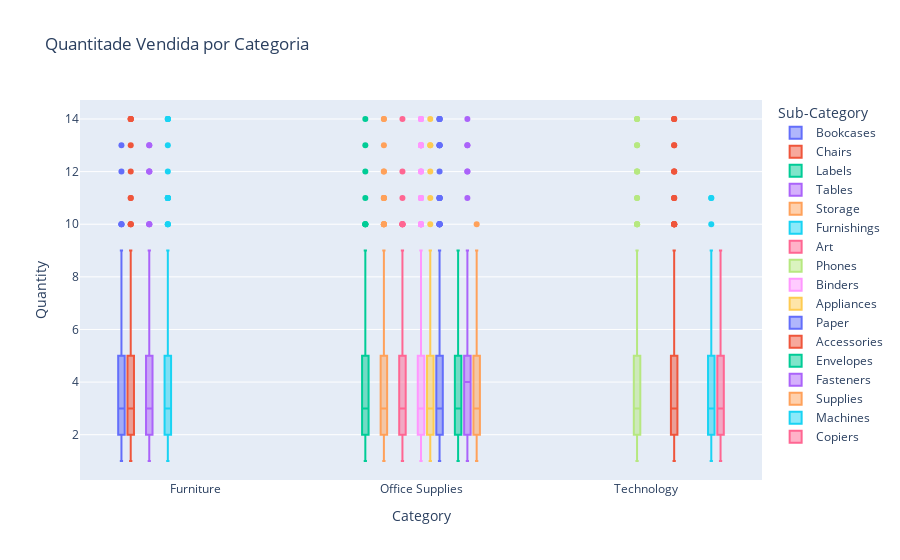
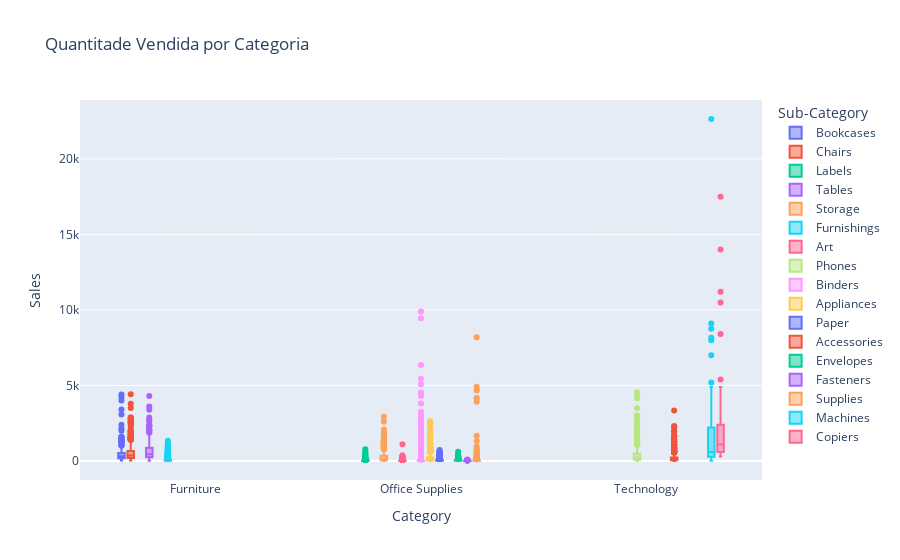
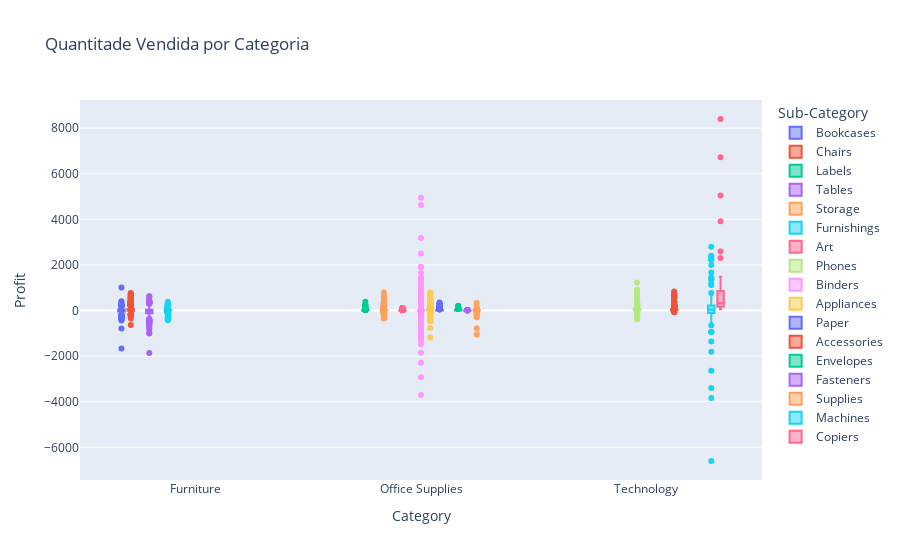

Notebook code cell kept with these figures, in order:
### Code cell
fig2 = px.box(df_loja_base, x="Category", y="Quantity", color="Sub-Category", title="Quantitade Vendida por Categoria", points="all")
display(fig2)

fig2 = px.box(df_loja_base, x="Category", y="Sales", color="Sub-Category", title="Quantitade Vendida por Categoria",)
display(fig2)

fig3 = px.box(df_loja_base, x="Category", y="Profit", color="Sub-Category", title="Quantitade Vendida por Categoria")
display(fig3)

### Figure 1 — Plotly figure (JSON) as saved in the notebook; plotly's stock layout.template omitted (floating-point values rounded to 4 significant figures; data arrays with more than 128 entries replaced by an {"elided": "..."} marker saying what was removed)
{"data": [{"alignmentgroup": "True", "hovertemplate": "Sub-Category=Bookcases<br>Category=%{x}<br>Quantity=%{y}<extra></extra>", "legendgroup": "Bookcases", "marker": {"color": "#636efa"}, "name": "Bookcases", "notched": false, "offsetgroup": "Bookcases", "orientation": "v", "showlegend": true, "type": "box", "x": {"elided": "228 str values"}, "x0": " ", "xaxis": "x", "y": {"elided": "228 int values"}, "y0": " ", "yaxis": "y"}, {"alignmentgroup": "True", "hovertemplate": "Sub-Category=Chairs<br>Category=%{x}<br>Quantity=%{y}<extra></extra>", "legendgroup": "Chairs", "marker": {"color": "#EF553B"}, "name": "Chairs", "notched": false, "offsetgroup": "Chairs", "orientation": "v", "showlegend": true, "type": "box", "x": {"elided": "617 str values"}, "x0": " ", "xaxis": "x", "y": {"elided": "617 int values"}, "y0": " ", "yaxis": "y"}, {"alignmentgroup": "True", "hovertemplate": "Sub-Category=Labels<br>Category=%{x}<br>Quantity=%{y}<extra></extra>", "legendgroup": "Labels", "marker": {"color": "#00cc96"}, "name": "Labels", "notched": false, "offsetgroup": "Labels", "orientation": "v", "showlegend": true, "type": "box", "x": {"elided": "364 str values"}, "x0": " ", "xaxis": "x", "y": {"elided": "364 int values"}, "y0": " ", "yaxis": "y"}, {"alignmentgroup": "True", "hovertemplate": "Sub-Category=Tables<br>Category=%{x}<br>Quantity=%{y}<extra></extra>", "legendgroup": "Tables", "marker": {"color": "#ab63fa"}, "name": "Tables", "notched": false, "offsetgroup": "Tables", "orientation": "v", "showlegend": true, "type": "box", "x": {"elided": "319 str values"}, "x0": " ", "xaxis": "x", "y": {"elided": "319 int values"}, "y0": " ", "yaxis": "y"}, {"alignmentgroup": "True", "hovertemplate": "Sub-Category=Storage<br>Category=%{x}<br>Quantity=%{y}<extra></extra>", "legendgroup": "Storage", "marker": {"color": "#FFA15A"}, "name": "Storage", "notched": false, "offsetgroup": "Storage", "orientation": "v", "showlegend": true, "type": "box", "x": {"elided": "846 str values"}, "x0": " ", "xaxis": "x", "y": {"elided": "846 int values"}, "y0": " ", "yaxis": "y"}, {"alignmentgroup": "True", "hovertemplate": "Sub-Category=Furnishings<br>Category=%{x}<br>Quantity=%{y}<extra></extra>", "legendgroup": "Furnishings", "marker": {"color": "#19d3f3"}, "name": "Furnishings", "notched": false, "offsetgroup": "Furnishings", "orientation": "v", "showlegend": true, "type": "box", "x": {"elided": "957 str values"}, "x0": " ", "xaxis": "x", "y": {"elided": "957 int values"}, "y0": " ", "yaxis": "y"}, {"alignmentgroup": "True", "hovertemplate": "Sub-Category=Art<br>Category=%{x}<br>Quantity=%{y}<extra></extra>", "legendgroup": "Art", "marker": {"color": "#FF6692"}, "name": "Art", "notched": false, "offsetgroup": "Art", "orientation": "v", "showlegend": true, "type": "box", "x": {"elided": "796 str values"}, "x0": " ", "xaxis": "x", "y": {"elided": "796 int values"}, "y0": " ", "yaxis": "y"}, {"alignmentgroup": "True", "hovertemplate": "Sub-Category=Phones<br>Category=%{x}<br>Quantity=%{y}<extra></extra>", "legendgroup": "Phones", "marker": {"color": "#B6E880"}, "name": "Phones", "notched": false, "offsetgroup": "Phones", "orientation": "v", "showlegend": true, "type": "box", "x": {"elided": "889 str values"}, "x0": " ", "xaxis": "x", "y": {"elided": "889 int values"}, "y0": " ", "yaxis": "y"}, {"alignmentgroup": "True", "hovertemplate": "Sub-Category=Binders<br>Category=%{x}<br>Quantity=%{y}<extra></extra>", "legendgroup": "Binders", "marker": {"color": "#FF97FF"}, "name": "Binders", "notched": false, "offsetgroup": "Binders", "orientation": "v", "showlegend": true, "type": "box", "x": {"elided": "1523 str values"}, "x0": " ", "xaxis": "x", "y": {"elided": "1523 int values"}, "y0": " ", "yaxis": "y"}, {"alignmentgroup": "True", "hovertemplate": "Sub-Category=Appliances<br>Category=%{x}<br>Quantity=%{y}<extra></extra>", "legendgroup": "Appliances", "marker": {"color": "#FECB52"}, "name": "Appliances", "notched": false, "offsetgroup": "Appliances", "orientation": "v", "showlegend": true, "type": "box", "x": {"elided": "466 str values"}, "x0": " ", "xaxis": "x", "y": {"elided": "466 int values"}, "y0": " ", "yaxis": "y"}, {"alignmentgroup": "True", "hovertemplate": "Sub-Category=Paper<br>Category=%{x}<br>Quantity=%{y}<extra></extra>", "legendgroup": "Paper", "marker": {"color": "#636efa"}, "name": "Paper", "notched": false, "offsetgroup": "Paper", "orientation": "v", "showlegend": true, "type": "box", "x": {"elided": "1370 str values"}, "x0": " ", "xaxis": "x", "y": {"elided": "1370 int values"}, "y0": " ", "yaxis": "y"}, {"alignmentgroup": "True", "hovertemplate": "Sub-Category=Accessories<br>Category=%{x}<br>Quantity=%{y}<extra></extra>", "legendgroup": "Accessories", "marker": {"color": "#EF553B"}, "name": "Accessories", "notched": false, "offsetgroup": "Accessories", "orientation": "v", "showlegend": true, "type": "box", "x": {"elided": "775 str values"}, "x0": " ", "xaxis": "x", "y": {"elided": "775 int values"}, "y0": " ", "yaxis": "y"}, {"alignmentgroup": "True", "hovertemplate": "Sub-Category=Envelopes<br>Category=%{x}<br>Quantity=%{y}<extra></extra>", "legendgroup": "Envelopes", "marker": {"color": "#00cc96"}, "name": "Envelopes", "notched": false, "offsetgroup": "Envelopes", "orientation": "v", "showlegend": true, "type": "box", "x": {"elided": "254 str values"}, "x0": " ", "xaxis": "x", "y": {"elided": "254 int values"}, "y0": " ", "yaxis": "y"}, {"alignmentgroup": "True", "hovertemplate": "Sub-Category=Fasteners<br>Category=%{x}<br>Quantity=%{y}<extra></extra>", "legendgroup": "Fasteners", "marker": {"color": "#ab63fa"}, "name": "Fasteners", "notched": false, "offsetgroup": "Fasteners", "orientation": "v", "showlegend": true, "type": "box", "x": {"elided": "217 str values"}, "x0": " ", "xaxis": "x", "y": {"elided": "217 int values"}, "y0": " ", "yaxis": "y"}, {"alignmentgroup": "True", "hovertemplate": "Sub-Category=Supplies<br>Category=%{x}<br>Quantity=%{y}<extra></extra>", "legendgroup": "Supplies", "marker": {"color": "#FFA15A"}, "name": "Supplies", "notched": false, "offsetgroup": "Supplies", "orientation": "v", "showlegend": true, "type": "box", "x": {"elided": "190 str values"}, "x0": " ", "xaxis": "x", "y": {"elided": "190 int values"}, "y0": " ", "yaxis": "y"}, {"alignmentgroup": "True", "hovertemplate": "Sub-Category=Machines<br>Category=%{x}<br>Quantity=%{y}<extra></extra>", "legendgroup": "Machines", "marker": {"color": "#19d3f3"}, "name": "Machines", "notched": false, "offsetgroup": "Machines", "orientation": "v", "showlegend": true, "type": "box", "x": ["Technology", "Technology", "Technology", "Technology", "Technology", "Technology", "Technology", "Technology", "Technology", "Technology", "Technology", "Technology", "Technology", "Technology", "Technology", "Technology", "Technology", "Technology", "Technology", "Technology", "Technology", "Technology", "Technology", "Technology", "Technology", "Technology", "Technology", "Technology", "Technology", "Technology", "Technology", "Technology", "Technology", "Technology", "Technology", "Technology", "Technology", "Technology", "Technology", "Technology", "Technology", "Technology", "Technology", "Technology", "Technology", "Technology", "Technology", "Technology", "Technology", "Technology", "Technology", "Technology", "Technology", "Technology", "Technology", "Technology", "Technology", "Technology", "Technology", "Technology", "Technology", "Technology", "Technology", "Technology", "Technology", "Technology", "Technology", "Technology", "Technology", "Technology", "Technology", "Technology", "Technology", "Technology", "Technology", "Technology", "Technology", "Technology", "Technology", "Technology", "Technology", "Technology", "Technology", "Technology", "Technology", "Technology", "Technology", "Technology", "Technology", "Technology", "Technology", "Technology", "Technology", "Technology", "Technology", "Technology", "Technology", "Technology", "Technology", "Technology", "Technology", "Technology", "Technology", "Technology", "Technology", "Technology", "Technology", "Technology", "Technology", "Technology", "Technology", "Technology", "Technology", "Technology", "Technology"], "x0": " ", "xaxis": "x", "y": [8, 9, 4, 3, 7, 2, 4, 1, 3, 4, 1, 2, 3, 8, 7, 2, 2, 2, 8, 4, 4, 3, 3, 5, 3, 10, 3, 7, 3, 4, 6, 3, 2, 3, 5, 3, 2, 11, 3, 2, 2, 4, 6, 3, 2, 3, 3, 6, 7, 3, 3, 2, 5, 7, 4, 2, 3, 7, 2, 7, 4, 4, 6, 2, 2, 3, 3, 6, 3, 1, 3, 4, 1, 6, 8, 3, 4, 2, 3, 2, 1, 2, 2, 11, 3, 5, 3, 2, 4, 3, 5, 6, 2, 5, 5, 3, 7, 4, 2, 4, 5, 5, 1, 2, 2, 2, 4, 3, 2, 3, 4, 2, 1, 3, 2], "y0": " ", "yaxis": "y"}, {"alignmentgroup": "True", "hovertemplate": "Sub-Category=Copiers<br>Category=%{x}<br>Quantity=%{y}<extra></extra>", "legendgroup": "Copiers", "marker": {"color": "#FF6692"}, "name": "Copiers", "notched": false, "offsetgroup": "Copiers", "orientation": "v", "showlegend": true, "type": "box", "x": ["Technology", "Technology", "Technology", "Technology", "Technology", "Technology", "Technology", "Technology", "Technology", "Technology", "Technology", "Technology", "Technology", "Technology", "Technology", "Technology", "Technology", "Technology", "Technology", "Technology", "Technology", "Technology", "Technology", "Technology", "Technology", "Technology", "Technology", "Technology", "Technology", "Technology", "Technology", "Technology", "Technology", "Technology", "Technology", "Technology", "Technology", "Technology", "Technology", "Technology", "Technology", "Technology", "Technology", "Technology", "Technology", "Technology", "Technology", "Technology", "Technology", "Technology", "Technology", "Technology", "Technology", "Technology", "Technology", "Technology", "Technology", "Technology", "Technology", "Technology", "Technology", "Technology", "Technology", "Technology", "Technology", "Technology", "Technology", "Technology"], "x0": " ", "xaxis": "x", "y": [2, 3, 3, 5, 3, 3, 2, 2, 1, 7, 4, 2, 2, 4, 4, 2, 5, 6, 1, 3, 2, 2, 5, 2, 3, 2, 1, 2, 2, 6, 8, 4, 1, 5, 2, 7, 5, 1, 1, 5, 4, 4, 4, 2, 5, 5, 2, 5, 5, 4, 5, 2, 9, 2, 4, 4, 2, 1, 3, 2, 3, 2, 5, 2, 7, 3, 3, 5], "y0": " ", "yaxis": "y"}], "layout": {"boxmode": "group", "legend": {"title": {"text": "Sub-Category"}, "tracegroupgap": 0}, "title": {"text": "Quantitade Vendida por Categoria"}, "xaxis": {"anchor": "y", "domain": [0, 1], "title": {"text": "Category"}}, "yaxis": {"anchor": "x", "domain": [0, 1], "title": {"text": "Quantity"}}}}

### Figure 2 — Plotly figure (JSON) as saved in the notebook; plotly's stock layout.template omitted (floating-point values rounded to 4 significant figures; data arrays with more than 128 entries replaced by an {"elided": "..."} marker saying what was removed)
{"data": [{"alignmentgroup": "True", "hovertemplate": "Sub-Category=Bookcases<br>Category=%{x}<br>Sales=%{y}<extra></extra>", "legendgroup": "Bookcases", "marker": {"color": "#636efa"}, "name": "Bookcases", "notched": false, "offsetgroup": "Bookcases", "orientation": "v", "showlegend": true, "type": "box", "x": {"elided": "228 str values"}, "x0": " ", "xaxis": "x", "y": {"elided": "228 float values"}, "y0": " ", "yaxis": "y"}, {"alignmentgroup": "True", "hovertemplate": "Sub-Category=Chairs<br>Category=%{x}<br>Sales=%{y}<extra></extra>", "legendgroup": "Chairs", "marker": {"color": "#EF553B"}, "name": "Chairs", "notched": false, "offsetgroup": "Chairs", "orientation": "v", "showlegend": true, "type": "box", "x": {"elided": "617 str values"}, "x0": " ", "xaxis": "x", "y": {"elided": "617 float values"}, "y0": " ", "yaxis": "y"}, {"alignmentgroup": "True", "hovertemplate": "Sub-Category=Labels<br>Category=%{x}<br>Sales=%{y}<extra></extra>", "legendgroup": "Labels", "marker": {"color": "#00cc96"}, "name": "Labels", "notched": false, "offsetgroup": "Labels", "orientation": "v", "showlegend": true, "type": "box", "x": {"elided": "364 str values"}, "x0": " ", "xaxis": "x", "y": {"elided": "364 float values"}, "y0": " ", "yaxis": "y"}, {"alignmentgroup": "True", "hovertemplate": "Sub-Category=Tables<br>Category=%{x}<br>Sales=%{y}<extra></extra>", "legendgroup": "Tables", "marker": {"color": "#ab63fa"}, "name": "Tables", "notched": false, "offsetgroup": "Tables", "orientation": "v", "showlegend": true, "type": "box", "x": {"elided": "319 str values"}, "x0": " ", "xaxis": "x", "y": {"elided": "319 float values"}, "y0": " ", "yaxis": "y"}, {"alignmentgroup": "True", "hovertemplate": "Sub-Category=Storage<br>Category=%{x}<br>Sales=%{y}<extra></extra>", "legendgroup": "Storage", "marker": {"color": "#FFA15A"}, "name": "Storage", "notched": false, "offsetgroup": "Storage", "orientation": "v", "showlegend": true, "type": "box", "x": {"elided": "846 str values"}, "x0": " ", "xaxis": "x", "y": {"elided": "846 float values"}, "y0": " ", "yaxis": "y"}, {"alignmentgroup": "True", "hovertemplate": "Sub-Category=Furnishings<br>Category=%{x}<br>Sales=%{y}<extra></extra>", "legendgroup": "Furnishings", "marker": {"color": "#19d3f3"}, "name": "Furnishings", "notched": false, "offsetgroup": "Furnishings", "orientation": "v", "showlegend": true, "type": "box", "x": {"elided": "957 str values"}, "x0": " ", "xaxis": "x", "y": {"elided": "957 float values"}, "y0": " ", "yaxis": "y"}, {"alignmentgroup": "True", "hovertemplate": "Sub-Category=Art<br>Category=%{x}<br>Sales=%{y}<extra></extra>", "legendgroup": "Art", "marker": {"color": "#FF6692"}, "name": "Art", "notched": false, "offsetgroup": "Art", "orientation": "v", "showlegend": true, "type": "box", "x": {"elided": "796 str values"}, "x0": " ", "xaxis": "x", "y": {"elided": "796 float values"}, "y0": " ", "yaxis": "y"}, {"alignmentgroup": "True", "hovertemplate": "Sub-Category=Phones<br>Category=%{x}<br>Sales=%{y}<extra></extra>", "legendgroup": "Phones", "marker": {"color": "#B6E880"}, "name": "Phones", "notched": false, "offsetgroup": "Phones", "orientation": "v", "showlegend": true, "type": "box", "x": {"elided": "889 str values"}, "x0": " ", "xaxis": "x", "y": {"elided": "889 float values"}, "y0": " ", "yaxis": "y"}, {"alignmentgroup": "True", "hovertemplate": "Sub-Category=Binders<br>Category=%{x}<br>Sales=%{y}<extra></extra>", "legendgroup": "Binders", "marker": {"color": "#FF97FF"}, "name": "Binders", "notched": false, "offsetgroup": "Binders", "orientation": "v", "showlegend": true, "type": "box", "x": {"elided": "1523 str values"}, "x0": " ", "xaxis": "x", "y": {"elided": "1523 float values"}, "y0": " ", "yaxis": "y"}, {"alignmentgroup": "True", "hovertemplate": "Sub-Category=Appliances<br>Category=%{x}<br>Sales=%{y}<extra></extra>", "legendgroup": "Appliances", "marker": {"color": "#FECB52"}, "name": "Appliances", "notched": false, "offsetgroup": "Appliances", "orientation": "v", "showlegend": true, "type": "box", "x": {"elided": "466 str values"}, "x0": " ", "xaxis": "x", "y": {"elided": "466 float values"}, "y0": " ", "yaxis": "y"}, {"alignmentgroup": "True", "hovertemplate": "Sub-Category=Paper<br>Category=%{x}<br>Sales=%{y}<extra></extra>", "legendgroup": "Paper", "marker": {"color": "#636efa"}, "name": "Paper", "notched": false, "offsetgroup": "Paper", "orientation": "v", "showlegend": true, "type": "box", "x": {"elided": "1370 str values"}, "x0": " ", "xaxis": "x", "y": {"elided": "1370 float values"}, "y0": " ", "yaxis": "y"}, {"alignmentgroup": "True", "hovertemplate": "Sub-Category=Accessories<br>Category=%{x}<br>Sales=%{y}<extra></extra>", "legendgroup": "Accessories", "marker": {"color": "#EF553B"}, "name": "Accessories", "notched": false, "offsetgroup": "Accessories", "orientation": "v", "showlegend": true, "type": "box", "x": {"elided": "775 str values"}, "x0": " ", "xaxis": "x", "y": {"elided": "775 float values"}, "y0": " ", "yaxis": "y"}, {"alignmentgroup": "True", "hovertemplate": "Sub-Category=Envelopes<br>Category=%{x}<br>Sales=%{y}<extra></extra>", "legendgroup": "Envelopes", "marker": {"color": "#00cc96"}, "name": "Envelopes", "notched": false, "offsetgroup": "Envelopes", "orientation": "v", "showlegend": true, "type": "box", "x": {"elided": "254 str values"}, "x0": " ", "xaxis": "x", "y": {"elided": "254 float values"}, "y0": " ", "yaxis": "y"}, {"alignmentgroup": "True", "hovertemplate": "Sub-Category=Fasteners<br>Category=%{x}<br>Sales=%{y}<extra></extra>", "legendgroup": "Fasteners", "marker": {"color": "#ab63fa"}, "name": "Fasteners", "notched": false, "offsetgroup": "Fasteners", "orientation": "v", "showlegend": true, "type": "box", "x": {"elided": "217 str values"}, "x0": " ", "xaxis": "x", "y": {"elided": "217 float values"}, "y0": " ", "yaxis": "y"}, {"alignmentgroup": "True", "hovertemplate": "Sub-Category=Supplies<br>Category=%{x}<br>Sales=%{y}<extra></extra>", "legendgroup": "Supplies", "marker": {"color": "#FFA15A"}, "name": "Supplies", "notched": false, "offsetgroup": "Supplies", "orientation": "v", "showlegend": true, "type": "box", "x": {"elided": "190 str values"}, "x0": " ", "xaxis": "x", "y": {"elided": "190 float values"}, "y0": " ", "yaxis": "y"}, {"alignmentgroup": "True", "hovertemplate": "Sub-Category=Machines<br>Category=%{x}<br>Sales=%{y}<extra></extra>", "legendgroup": "Machines", "marker": {"color": "#19d3f3"}, "name": "Machines", "notched": false, "offsetgroup": "Machines", "orientation": "v", "showlegend": true, "type": "box", "x": ["Technology", "Technology", "Technology", "Technology", "Technology", "Technology", "Technology", "Technology", "Technology", "Technology", "Technology", "Technology", "Technology", "Technology", "Technology", "Technology", "Technology", "Technology", "Technology", "Technology", "Technology", "Technology", "Technology", "Technology", "Technology", "Technology", "Technology", "Technology", "Technology", "Technology", "Technology", "Technology", "Technology", "Technology", "Technology", "Technology", "Technology", "Technology", "Technology", "Technology", "Technology", "Technology", "Technology", "Technology", "Technology", "Technology", "Technology", "Technology", "Technology", "Technology", "Technology", "Technology", "Technology", "Technology", "Technology", "Technology", "Technology", "Technology", "Technology", "Technology", "Technology", "Technology", "Technology", "Technology", "Technology", "Technology", "Technology", "Technology", "Technology", "Technology", "Technology", "Technology", "Technology", "Technology", "Technology", "Technology", "Technology", "Technology", "Technology", "Technology", "Technology", "Technology", "Technology", "Technology", "Technology", "Technology", "Technology", "Technology", "Technology", "Technology", "Technology", "Technology", "Technology", "Technology", "Technology", "Technology", "Technology", "Technology", "Technology", "Technology", "Technology", "Technology", "Technology", "Technology", "Technology", "Technology", "Technology", "Technology", "Technology", "Technology", "Technology", "Technology", "Technology", "Technology", "Technology"], "x0": " ", "xaxis": "x", "y": [8160.0, 1188.0, 480.0, 3060.0, 2520.0, 3992.0, 482.3, 69.99, 1008.0, 8000.0, 265.5, 3060.0, 336.5, 1380.0, 4900.0, 686.3, 695.7, 95.99, 3040, 396, 399.5, 1440.0, 597.1, 4000.0, 240.0, 2396.0, 1350.0, 653.0, 351.0, 821.3, 22640.0, 1920.0, 695.7, 207.0, 2550.0, 837.6, 1800.0, 1705.0, 1920.0, 558.4, 418.8, 288.0, 2395.0, 465.0, 59.99, 287.9, 480.0, 768.0, 3080, 2625.0, 210.0, 4800.0, 385.8, 9100.0, 448.0, 558.4, 837.6, 30.35, 2322.0, 629.9, 2800.0, 52.44, 105.6, 210.0, 532.7, 32.98, 71.98, 2549.0, 506.3, 343.2, 65.97, 5200.0, 1040.0, 78.66, 319.9, 372.0, 7000.0, 83.9, 1363.0, 270.0, 12.59, 241.2, 480.0, 369.2, 342.0, 600.0, 559.7, 649, 1280.0, 449.1, 29.93, 703.7, 1300.0, 4500.0, 3404.0, 3358.0, 2973.0, 4644.0, 600.5, 1036.0, 8750.0, 998.8, 11.56, 240.0, 686.4, 102.0, 480, 180.0, 120, 287.9, 4477.0, 574.9, 91.47, 224.9, 399.5], "y0": " ", "yaxis": "y"}, {"alignmentgroup": "True", "hovertemplate": "Sub-Category=Copiers<br>Category=%{x}<br>Sales=%{y}<extra></extra>", "legendgroup": "Copiers", "marker": {"color": "#FF6692"}, "name": "Copiers", "notched": false, "offsetgroup": "Copiers", "orientation": "v", "showlegend": true, "type": "box", "x": ["Technology", "Technology", "Technology", "Technology", "Technology", "Technology", "Technology", "Technology", "Technology", "Technology", "Technology", "Technology", "Technology", "Technology", "Technology", "Technology", "Technology", "Technology", "Technology", "Technology", "Technology", "Technology", "Technology", "Technology", "Technology", "Technology", "Technology", "Technology", "Technology", "Technology", "Technology", "Technology", "Technology", "Technology", "Technology", "Technology", "Technology", "Technology", "Technology", "Technology", "Technology", "Technology", "Technology", "Technology", "Technology", "Technology", "Technology", "Technology", "Technology", "Technology", "Technology", "Technology", "Technology", "Technology", "Technology", "Technology", "Technology", "Technology", "Technology", "Technology", "Technology", "Technology", "Technology", "Technology", "Technology", "Technology", "Technology", "Technology"], "x0": " ", "xaxis": "x", "y": [960.0, 1800.0, 1200.0, 3000.0, 1200.0, 1200.0, 600.0, 840.0, 560.0, 3150.0, 1440.0, 1120.0, 480.0, 11200.0, 960.0, 480.0, 2800.0, 3360.0, 440.0, 900.0, 880.0, 880.0, 2800.0, 1000.0, 10500.0, 800.0, 440.0, 660.0, 480.0, 2880.0, 1600.0, 1200.0, 550.0, 3000.0, 960.0, 2800.0, 2000.0, 600.0, 550.0, 1200.0, 1440.0, 8400.0, 2000.0, 320.0, 17500.0, 2400.0, 480.0, 600.0, 2400.0, 640.0, 1500.0, 1400.0, 5400.0, 1200.0, 1080.0, 14000.0, 1000.0, 300.0, 480.0, 480.0, 720.0, 480.0, 1800.0, 960.0, 4900.0, 900.0, 480.0, 2800.0], "y0": " ", "yaxis": "y"}], "layout": {"boxmode": "group", "legend": {"title": {"text": "Sub-Category"}, "tracegroupgap": 0}, "title": {"text": "Quantitade Vendida por Categoria"}, "xaxis": {"anchor": "y", "domain": [0, 1], "title": {"text": "Category"}}, "yaxis": {"anchor": "x", "domain": [0, 1], "title": {"text": "Sales"}}}}

### Figure 3 — Plotly figure (JSON) as saved in the notebook; plotly's stock layout.template omitted (floating-point values rounded to 4 significant figures; data arrays with more than 128 entries replaced by an {"elided": "..."} marker saying what was removed)
{"data": [{"alignmentgroup": "True", "hovertemplate": "Sub-Category=Bookcases<br>Category=%{x}<br>Profit=%{y}<extra></extra>", "legendgroup": "Bookcases", "marker": {"color": "#636efa"}, "name": "Bookcases", "notched": false, "offsetgroup": "Bookcases", "orientation": "v", "showlegend": true, "type": "box", "x": {"elided": "228 str values"}, "x0": " ", "xaxis": "x", "y": {"elided": "228 float values"}, "y0": " ", "yaxis": "y"}, {"alignmentgroup": "True", "hovertemplate": "Sub-Category=Chairs<br>Category=%{x}<br>Profit=%{y}<extra></extra>", "legendgroup": "Chairs", "marker": {"color": "#EF553B"}, "name": "Chairs", "notched": false, "offsetgroup": "Chairs", "orientation": "v", "showlegend": true, "type": "box", "x": {"elided": "617 str values"}, "x0": " ", "xaxis": "x", "y": {"elided": "617 float values"}, "y0": " ", "yaxis": "y"}, {"alignmentgroup": "True", "hovertemplate": "Sub-Category=Labels<br>Category=%{x}<br>Profit=%{y}<extra></extra>", "legendgroup": "Labels", "marker": {"color": "#00cc96"}, "name": "Labels", "notched": false, "offsetgroup": "Labels", "orientation": "v", "showlegend": true, "type": "box", "x": {"elided": "364 str values"}, "x0": " ", "xaxis": "x", "y": {"elided": "364 float values"}, "y0": " ", "yaxis": "y"}, {"alignmentgroup": "True", "hovertemplate": "Sub-Category=Tables<br>Category=%{x}<br>Profit=%{y}<extra></extra>", "legendgroup": "Tables", "marker": {"color": "#ab63fa"}, "name": "Tables", "notched": false, "offsetgroup": "Tables", "orientation": "v", "showlegend": true, "type": "box", "x": {"elided": "319 str values"}, "x0": " ", "xaxis": "x", "y": {"elided": "319 float values"}, "y0": " ", "yaxis": "y"}, {"alignmentgroup": "True", "hovertemplate": "Sub-Category=Storage<br>Category=%{x}<br>Profit=%{y}<extra></extra>", "legendgroup": "Storage", "marker": {"color": "#FFA15A"}, "name": "Storage", "notched": false, "offsetgroup": "Storage", "orientation": "v", "showlegend": true, "type": "box", "x": {"elided": "846 str values"}, "x0": " ", "xaxis": "x", "y": {"elided": "846 float values"}, "y0": " ", "yaxis": "y"}, {"alignmentgroup": "True", "hovertemplate": "Sub-Category=Furnishings<br>Category=%{x}<br>Profit=%{y}<extra></extra>", "legendgroup": "Furnishings", "marker": {"color": "#19d3f3"}, "name": "Furnishings", "notched": false, "offsetgroup": "Furnishings", "orientation": "v", "showlegend": true, "type": "box", "x": {"elided": "957 str values"}, "x0": " ", "xaxis": "x", "y": {"elided": "957 float values"}, "y0": " ", "yaxis": "y"}, {"alignmentgroup": "True", "hovertemplate": "Sub-Category=Art<br>Category=%{x}<br>Profit=%{y}<extra></extra>", "legendgroup": "Art", "marker": {"color": "#FF6692"}, "name": "Art", "notched": false, "offsetgroup": "Art", "orientation": "v", "showlegend": true, "type": "box", "x": {"elided": "796 str values"}, "x0": " ", "xaxis": "x", "y": {"elided": "796 float values"}, "y0": " ", "yaxis": "y"}, {"alignmentgroup": "True", "hovertemplate": "Sub-Category=Phones<br>Category=%{x}<br>Profit=%{y}<extra></extra>", "legendgroup": "Phones", "marker": {"color": "#B6E880"}, "name": "Phones", "notched": false, "offsetgroup": "Phones", "orientation": "v", "showlegend": true, "type": "box", "x": {"elided": "889 str values"}, "x0": " ", "xaxis": "x", "y": {"elided": "889 float values"}, "y0": " ", "yaxis": "y"}, {"alignmentgroup": "True", "hovertemplate": "Sub-Category=Binders<br>Category=%{x}<br>Profit=%{y}<extra></extra>", "legendgroup": "Binders", "marker": {"color": "#FF97FF"}, "name": "Binders", "notched": false, "offsetgroup": "Binders", "orientation": "v", "showlegend": true, "type": "box", "x": {"elided": "1523 str values"}, "x0": " ", "xaxis": "x", "y": {"elided": "1523 float values"}, "y0": " ", "yaxis": "y"}, {"alignmentgroup": "True", "hovertemplate": "Sub-Category=Appliances<br>Category=%{x}<br>Profit=%{y}<extra></extra>", "legendgroup": "Appliances", "marker": {"color": "#FECB52"}, "name": "Appliances", "notched": false, "offsetgroup": "Appliances", "orientation": "v", "showlegend": true, "type": "box", "x": {"elided": "466 str values"}, "x0": " ", "xaxis": "x", "y": {"elided": "466 float values"}, "y0": " ", "yaxis": "y"}, {"alignmentgroup": "True", "hovertemplate": "Sub-Category=Paper<br>Category=%{x}<br>Profit=%{y}<extra></extra>", "legendgroup": "Paper", "marker": {"color": "#636efa"}, "name": "Paper", "notched": false, "offsetgroup": "Paper", "orientation": "v", "showlegend": true, "type": "box", "x": {"elided": "1370 str values"}, "x0": " ", "xaxis": "x", "y": {"elided": "1370 float values"}, "y0": " ", "yaxis": "y"}, {"alignmentgroup": "True", "hovertemplate": "Sub-Category=Accessories<br>Category=%{x}<br>Profit=%{y}<extra></extra>", "legendgroup": "Accessories", "marker": {"color": "#EF553B"}, "name": "Accessories", "notched": false, "offsetgroup": "Accessories", "orientation": "v", "showlegend": true, "type": "box", "x": {"elided": "775 str values"}, "x0": " ", "xaxis": "x", "y": {"elided": "775 float values"}, "y0": " ", "yaxis": "y"}, {"alignmentgroup": "True", "hovertemplate": "Sub-Category=Envelopes<br>Category=%{x}<br>Profit=%{y}<extra></extra>", "legendgroup": "Envelopes", "marker": {"color": "#00cc96"}, "name": "Envelopes", "notched": false, "offsetgroup": "Envelopes", "orientation": "v", "showlegend": true, "type": "box", "x": {"elided": "254 str values"}, "x0": " ", "xaxis": "x", "y": {"elided": "254 float values"}, "y0": " ", "yaxis": "y"}, {"alignmentgroup": "True", "hovertemplate": "Sub-Category=Fasteners<br>Category=%{x}<br>Profit=%{y}<extra></extra>", "legendgroup": "Fasteners", "marker": {"color": "#ab63fa"}, "name": "Fasteners", "notched": false, "offsetgroup": "Fasteners", "orientation": "v", "showlegend": true, "type": "box", "x": {"elided": "217 str values"}, "x0": " ", "xaxis": "x", "y": {"elided": "217 float values"}, "y0": " ", "yaxis": "y"}, {"alignmentgroup": "True", "hovertemplate": "Sub-Category=Supplies<br>Category=%{x}<br>Profit=%{y}<extra></extra>", "legendgroup": "Supplies", "marker": {"color": "#FFA15A"}, "name": "Supplies", "notched": false, "offsetgroup": "Supplies", "orientation": "v", "showlegend": true, "type": "box", "x": {"elided": "190 str values"}, "x0": " ", "xaxis": "x", "y": {"elided": "190 float values"}, "y0": " ", "yaxis": "y"}, {"alignmentgroup": "True", "hovertemplate": "Sub-Category=Machines<br>Category=%{x}<br>Profit=%{y}<extra></extra>", "legendgroup": "Machines", "marker": {"color": "#19d3f3"}, "name": "Machines", "notched": false, "offsetgroup": "Machines", "orientation": "v", "showlegend": true, "type": "box", "x": ["Technology", "Technology", "Technology", "Technology", "Technology", "Technology", "Technology", "Technology", "Technology", "Technology", "Technology", "Technology", "Technology", "Technology", "Technology", "Technology", "Technology", "Technology", "Technology", "Technology", "Technology", "Technology", "Technology", "Technology", "Technology", "Technology", "Technology", "Technology", "Technology", "Technology", "Technology", "Technology", "Technology", "Technology", "Technology", "Technology", "Technology", "Technology", "Technology", "Technology", "Technology", "Technology", "Technology", "Technology", "Technology", "Technology", "Technology", "Technology", "Technology", "Technology", "Technology", "Technology", "Technology", "Technology", "Technology", "Technology", "Technology", "Technology", "Technology", "Technology", "Technology", "Technology", "Technology", "Technology", "Technology", "Technology", "Technology", "Technology", "Technology", "Technology", "Technology", "Technology", "Technology", "Technology", "Technology", "Technology", "Technology", "Technology", "Technology", "Technology", "Technology", "Technology", "Technology", "Technology", "Technology", "Technology", "Technology", "Technology", "Technology", "Technology", "Technology", "Technology", "Technology", "Technology", "Technology", "Technology", "Technology", "Technology", "Technology", "Technology", "Technology", "Technology", "Technology", "Technology", "Technology", "Technology", "Technology", "Technology", "Technology", "Technology", "Technology", "Technology", "Technology", "Technology", "Technology"], "x0": " ", "xaxis": "x", "y": [-1360.0, -950.4, -384.0, -510.0, -252.0, 1996.0, -337.6, 30.1, 43.2, -3840.0, -111.5, 680.0, 44.87, 648.6, 2401.0, 223.1, -27.83, -64.0, 1459.0, 190.1, -559.4, -264.0, 49.76, 1160.0, 80.99, 179.7, 364.5, -936.0, 152.1, -16.43, -1811.0, 216.0, -27.83, -172.5, -3400.0, 62.82, -2640.0, 767.2, 216.0, 41.88, -97.72, 97.19, 209.6, 209.2, -46.0, 33.59, 240.0, 288.0, 1417.0, -945.0, 90.29, 360.0, 130.2, 2366.0, 140.0, 41.88, 62.82, -24.28, 1115.0, 296.1, 1372.0, 24.12, 35.62, 8.999, 53.27, -1.979, 24.29, 286.7, 177.2, 38.61, 31.01, 1352.0, 104.0, 36.18, 118.4, 116.2, 2240.0, 22.65, -19.47, -387.0, -18.04, -168.8, 56.0, 32.3, -319.2, -480.0, -121.3, -272.6, 416.0, -643.7, -21.94, -938.3, -572.0, -6600.0, 1668.0, 377.7, 334.5, 2229.0, 137.3, 269.3, 2800.0, -199.8, 3.757, 39.0, 77.22, -71.4, 225.6, -252.0, -7.2, 33.59, 503.6, 156.0, -1.829, -165.0, -79.91], "y0": " ", "yaxis": "y"}, {"alignmentgroup": "True", "hovertemplate": "Sub-Category=Copiers<br>Category=%{x}<br>Profit=%{y}<extra></extra>", "legendgroup": "Copiers", "marker": {"color": "#FF6692"}, "name": "Copiers", "notched": false, "offsetgroup": "Copiers", "orientation": "v", "showlegend": true, "type": "box", "x": ["Technology", "Technology", "Technology", "Technology", "Technology", "Technology", "Technology", "Technology", "Technology", "Technology", "Technology", "Technology", "Technology", "Technology", "Technology", "Technology", "Technology", "Technology", "Technology", "Technology", "Technology", "Technology", "Technology", "Technology", "Technology", "Technology", "Technology", "Technology", "Technology", "Technology", "Technology", "Technology", "Technology", "Technology", "Technology", "Technology", "Technology", "Technology", "Technology", "Technology", "Technology", "Technology", "Technology", "Technology", "Technology", "Technology", "Technology", "Technology", "Technology", "Technology", "Technology", "Technology", "Technology", "Technology", "Technology", "Technology", "Technology", "Technology", "Technology", "Technology", "Technology", "Technology", "Technology", "Technology", "Technology", "Technology", "Technology", "Technology"], "x0": " ", "xaxis": "x", "y": [336.0, 702.0, 435.0, 1380.0, 435.0, 375.0, 210.0, 70.0, 175.0, 1480.0, 192.0, 378.0, 60.0, 3920.0, 120.0, 60.0, 875.0, 1050.0, 165.0, 315.0, 330.0, 330.0, 945.0, 450.0, 5040.0, 250.0, 165.0, 110.0, 90.0, 1008.0, 752.0, 180.0, 275.0, 1440.0, 336.0, 1015.0, 625.0, 234.0, 275.0, 225.0, 486.0, 1120.0, 900.0, 108.0, 8400.0, 840.0, 90.0, 70.0, 570.0, 216.0, 450.0, 630.0, 2592.0, 468.0, 126.0, 6720.0, 450.0, 90.0, 162.0, 60.0, 135.0, 90.0, 240.0, 312.0, 2303.0, 75.0, 162.0, 945.0], "y0": " ", "yaxis": "y"}], "layout": {"boxmode": "group", "legend": {"title": {"text": "Sub-Category"}, "tracegroupgap": 0}, "title": {"text": "Quantitade Vendida por Categoria"}, "xaxis": {"anchor": "y", "domain": [0, 1], "title": {"text": "Category"}}, "yaxis": {"anchor": "x", "domain": [0, 1], "title": {"text": "Profit"}}}}
